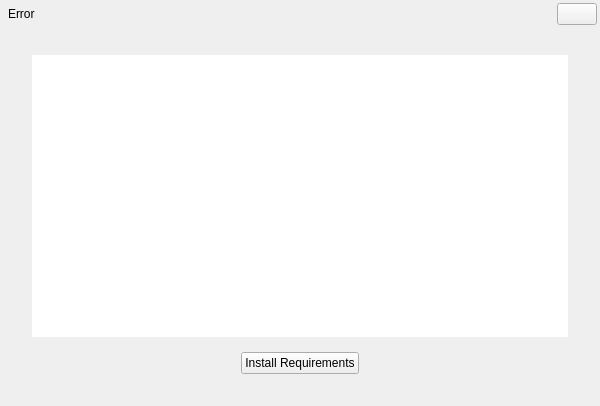
<?xml version="1.0" encoding="UTF-8"?>
<ui version="4.0">
 <class>FormErrorDialog</class>
 <widget class="QDialog" name="FormErrorDialog">
  <property name="geometry">
   <rect>
    <x>0</x>
    <y>0</y>
    <width>600</width>
    <height>406</height>
   </rect>
  </property>
  <property name="windowTitle">
   <string>Error</string>
  </property>
  <layout class="QVBoxLayout" name="verticalLayout">
   <property name="spacing">
    <number>0</number>
   </property>
   <property name="leftMargin">
    <number>2</number>
   </property>
   <property name="topMargin">
    <number>2</number>
   </property>
   <property name="rightMargin">
    <number>2</number>
   </property>
   <property name="bottomMargin">
    <number>2</number>
   </property>
   <item>
    <widget class="QWidget" name="widgetError" native="true">
     <property name="active" stdset="0">
      <bool>true</bool>
     </property>
     <layout class="QVBoxLayout" name="verticalLayout_2">
      <property name="spacing">
       <number>0</number>
      </property>
      <property name="leftMargin">
       <number>0</number>
      </property>
      <property name="topMargin">
       <number>0</number>
      </property>
      <property name="rightMargin">
       <number>0</number>
      </property>
      <property name="bottomMargin">
       <number>0</number>
      </property>
      <item>
       <widget class="QWidget" name="dialogTitlebar" native="true">
        <layout class="QHBoxLayout" name="horizontalLayout">
         <property name="spacing">
          <number>0</number>
         </property>
         <property name="leftMargin">
          <number>0</number>
         </property>
         <property name="topMargin">
          <number>1</number>
         </property>
         <property name="rightMargin">
          <number>1</number>
         </property>
         <property name="bottomMargin">
          <number>0</number>
         </property>
         <item>
          <widget class="QLabel" name="labelTitle">
           <property name="text">
            <string>Error</string>
           </property>
           <property name="indent">
            <number>6</number>
           </property>
          </widget>
         </item>
         <item>
          <spacer name="horizontalSpacer_4">
           <property name="orientation">
            <enum>Qt::Horizontal</enum>
           </property>
           <property name="sizeHint" stdset="0">
            <size>
             <width>260</width>
             <height>20</height>
            </size>
           </property>
          </spacer>
         </item>
         <item>
          <widget class="QPushButton" name="buttonClose">
           <property name="text">
            <string/>
           </property>
           <property name="autoDefault">
            <bool>false</bool>
           </property>
          </widget>
         </item>
        </layout>
       </widget>
      </item>
      <item>
       <widget class="QStackedWidget" name="widgetErrorBg">
        <property name="currentIndex">
         <number>0</number>
        </property>
        <widget class="QWidget" name="pageError">
         <layout class="QVBoxLayout" name="verticalLayout_3">
          <property name="spacing">
           <number>15</number>
          </property>
          <property name="leftMargin">
           <number>30</number>
          </property>
          <property name="topMargin">
           <number>30</number>
          </property>
          <property name="rightMargin">
           <number>30</number>
          </property>
          <property name="bottomMargin">
           <number>30</number>
          </property>
          <item>
           <widget class="QPlainTextEdit" name="plainTextEditDetail">
            <property name="minimumSize">
             <size>
              <width>0</width>
              <height>250</height>
             </size>
            </property>
            <property name="frameShape">
             <enum>QFrame::NoFrame</enum>
            </property>
            <property name="verticalScrollBarPolicy">
             <enum>Qt::ScrollBarAsNeeded</enum>
            </property>
            <property name="horizontalScrollBarPolicy">
             <enum>Qt::ScrollBarAlwaysOff</enum>
            </property>
            <property name="undoRedoEnabled">
             <bool>false</bool>
            </property>
            <property name="readOnly">
             <bool>true</bool>
            </property>
           </widget>
          </item>
          <item>
           <widget class="QWidget" name="widget" native="true">
            <layout class="QHBoxLayout" name="horizontalLayout_2">
             <property name="spacing">
              <number>0</number>
             </property>
             <property name="leftMargin">
              <number>0</number>
             </property>
             <property name="topMargin">
              <number>0</number>
             </property>
             <property name="rightMargin">
              <number>0</number>
             </property>
             <property name="bottomMargin">
              <number>0</number>
             </property>
             <item>
              <spacer name="horizontalSpacer">
               <property name="orientation">
                <enum>Qt::Horizontal</enum>
               </property>
               <property name="sizeHint" stdset="0">
                <size>
                 <width>40</width>
                 <height>20</height>
                </size>
               </property>
              </spacer>
             </item>
             <item>
              <widget class="QPushButton" name="buttonInstall">
               <property name="text">
                <string>Install Requirements</string>
               </property>
               <property name="autoDefault">
                <bool>false</bool>
               </property>
              </widget>
             </item>
             <item>
              <spacer name="horizontalSpacer_2">
               <property name="orientation">
                <enum>Qt::Horizontal</enum>
               </property>
               <property name="sizeHint" stdset="0">
                <size>
                 <width>40</width>
                 <height>20</height>
                </size>
               </property>
              </spacer>
             </item>
            </layout>
           </widget>
          </item>
         </layout>
        </widget>
        <widget class="QWidget" name="pagePip">
         <layout class="QVBoxLayout" name="verticalLayout_4">
          <property name="spacing">
           <number>15</number>
          </property>
          <property name="leftMargin">
           <number>30</number>
          </property>
          <property name="topMargin">
           <number>30</number>
          </property>
          <property name="rightMargin">
           <number>30</number>
          </property>
          <property name="bottomMargin">
           <number>30</number>
          </property>
          <item>
           <widget class="QLineEdit" name="lineEditPip">
            <property name="placeholderText">
             <string>Module Name</string>
            </property>
           </widget>
          </item>
          <item>
           <widget class="QPlainTextEdit" name="plainTextEditPip">
            <property name="frameShape">
             <enum>QFrame::NoFrame</enum>
            </property>
            <property name="horizontalScrollBarPolicy">
             <enum>Qt::ScrollBarAlwaysOff</enum>
            </property>
           </widget>
          </item>
         </layout>
        </widget>
       </widget>
      </item>
     </layout>
    </widget>
   </item>
  </layout>
 </widget>
 <resources/>
 <connections>
  <connection>
   <sender>buttonClose</sender>
   <signal>clicked()</signal>
   <receiver>FormErrorDialog</receiver>
   <slot>reject()</slot>
   <hints>
    <hint type="sourcelabel">
     <x>596</x>
     <y>12</y>
    </hint>
    <hint type="destinationlabel">
     <x>350</x>
     <y>66</y>
    </hint>
   </hints>
  </connection>
 </connections>
</ui>
